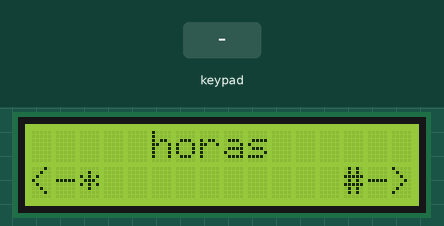
Recording of a sketch running on a simulated Arduino Uno, built with avr-gcc and run on an emulated ATmega328P. On the bench: 16×2 character LCD. The inputs (shaded band) are chosen by the test bench. What the sketch prints to the serial monitor is not drawn.

Above: at 1.2 s.
1.3 s: keypad keys 5 4 3 2 # pressed 0.4 s apart
At 1.53 s:
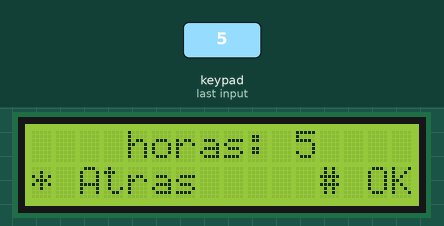
4.8 s: key '*' pressed
At 5.9 s:
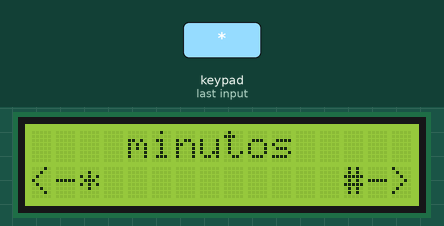
6.3 s: keypad keys 9 8 7 6 # pressed 0.4 s apart
At 6.54 s:
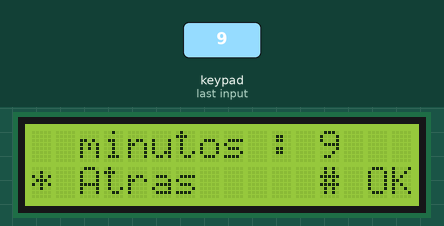
9.8 s: key '1' pressed
At 10.7 s:
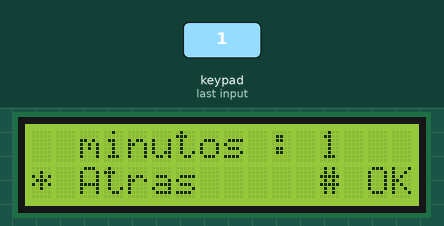
11.3 s: key '#' pressed
At 11.8 s:
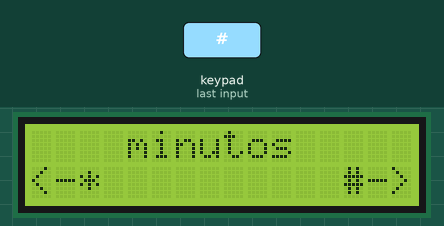
12.8 s: key '9' pressed
At 14.3 s:
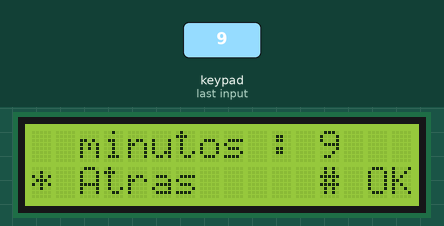
Timing chart, 0 to 15.3 s (numbered marks = the images above; inputs shaded):
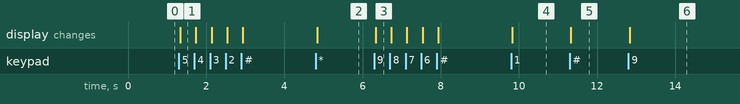

The sketch:

controller.ino
```cpp
#include "Wire.h";
#include "FaBoLCD_PCF8574.h";
#include "Keypad.h";
#include "Key.h"

// initialize the library
FaBoLCD_PCF8574 lcd; //Con esto creamos nuestro objeto

const byte rows = 4; //four rows
const byte cols = 4; //three columns
char keys[rows][cols] = {
  {'1','4','7','*'},
  {'2','5','8','0'},
  {'3','6','9','#'},
  {'A','B','C','D'}
};
byte rowPins[rows] = {5, 4, 3, 2}; //connect to the row pinouts of the keypad
byte colPins[cols] = {9, 8, 7, 6}; //connect to the column pinouts of the keypad
Keypad keypad = Keypad( makeKeymap(keys), rowPins, colPins, rows, cols );

char tecla;

int unidad; // 0-> mins, 1-> hours, 2-> days, 3-> permanent
int pantalla; // 0 -> select unit; 1-> enter units
String nombres[]={"minutos ","horas","dias","permanente"};
String iniciales[] = {" m"," h"," d", " p"};
String valor;
int posicion;

void setup() {
// set up the LCD's number of columns and rows:
lcd.begin(16, 2); //Definimos nuestro objeto con las variables de nuestra pantalla.
// Print a message to the LCD.
//lcd.print("Este domingo"); //Mostramos un mensaje
//lcd.setCursor(0, 1); //Cambiamos la posición.
//lcd.print("OneWire, I2C y ++");
//Antes de escribir en una posición ocupada hay que borrarla.
valor = "";
unidad = 1;
pantalla = 0;
Serial.begin(9600);
}

void loop() {


    if (pantalla == 0) {
        lcd.clear();
        posicion = (16-nombres[unidad].length())/2;
        lcd.setCursor(posicion,0);
        lcd.print(nombres[unidad]);
        lcd.setCursor(0,1);
        lcd.print("<-*          #->");
        tecla = keypad.waitForKey();

        if (tecla == '*') {
            if (unidad > 0){
                unidad=unidad-1;
            }
        }
        else if (tecla == '#') {
            if (unidad < 3){
                unidad = unidad+1;
            }
        }

        else if (!(tecla == 'A' || tecla =='B' || tecla == 'C' || tecla =='D' )) {
            valor = String(tecla);
            pantalla = 1;
        }
    }


    else {
        lcd.clear();
        posicion = (14 - valor.length() - nombres[unidad].length())/2;
        lcd.setCursor(posicion,0);
        lcd.print(nombres[unidad]+": " + valor);
        lcd.setCursor(0,1);
        lcd.print("* Atras     # OK");
        tecla = keypad.waitForKey();

        if (tecla == '*'){
            valor = "";
            pantalla = 0;
        }
        else if (tecla == '#'){
            Serial.println(valor + iniciales[unidad]);
            valor = "";
            pantalla = 0;
        }
        else if (!(tecla == 'A' || tecla =='B' || tecla == 'C' || tecla =='D' )){
            valor = valor + String(tecla);
        }


    }
}
```

Measured:
- after the input at 1.3 s, the display: changes at once (image 1)
- after the input at 4.8 s, the display: changes at once (image 2)
- after the input at 6.3 s, the display: changes at once (image 3)
- after the input at 9.8 s, the display: changes at once (image 4)
- after the input at 11.3 s, the display: changes at once (image 5)
- after the input at 12.8 s, the display: changes at once (image 6)
